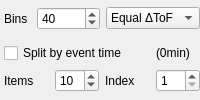
         <widget class="QWidget" name="eventModeEntries" native="true">
          <layout class="QVBoxLayout" name="verticalLayout">
           <property name="margin">
            <number>0</number>
           </property>
           <item>
            <layout class="QHBoxLayout" name="horizontalLayout_10">
             <property name="leftMargin">
              <number>4</number>
             </property>
             <item>
              <widget class="QLabel" name="label_27">
               <property name="sizePolicy">
                <sizepolicy hsizetype="Fixed" vsizetype="Preferred">
                 <horstretch>0</horstretch>
                 <verstretch>0</verstretch>
                </sizepolicy>
               </property>
               <property name="toolTip">
                <string>The number of bins for the Time of Flight channels</string>
               </property>
               <property name="text">
                <string>Bins </string>
               </property>
              </widget>
             </item>
             <item>
              <widget class="QSpinBox" name="eventTofBins">
               <property name="toolTip">
                <string>The number of bins for the Time of Flight channels</string>
               </property>
               <property name="minimum">
                <number>5</number>
               </property>
               <property name="maximum">
                <number>200</number>
               </property>
               <property name="singleStep">
                <number>5</number>
               </property>
               <property name="value">
                <number>40</number>
               </property>
              </widget>
             </item>
             <item>
              <widget class="QComboBox" name="eventBinMode">
               <property name="toolTip">
                <string>&lt;html&gt;&lt;head/&gt;&lt;body&gt;&lt;p&gt;How to bin the time of flight channels:&lt;/p&gt;&lt;p&gt;  Linear: Equally spaced in ToF&lt;/p&gt;&lt;p&gt;  1/x: Equally spaced in Q&lt;/p&gt;&lt;/body&gt;&lt;/html&gt;</string>
               </property>
               <item>
                <property name="text">
                 <string>Equal ΔToF</string>
                </property>
               </item>
               <item>
                <property name="text">
                 <string>Equal ΔQ</string>
                </property>
               </item>
              </widget>
             </item>
            </layout>
           </item>
           <item>
            <layout class="QGridLayout" name="gridLayout_6">
             <property name="leftMargin">
              <number>4</number>
             </property>
             <item row="2" column="3">
              <widget class="LimitingSpinBox" name="eventSplitIndex">
               <property name="minimum">
                <number>1</number>
               </property>
              </widget>
             </item>
             <item row="2" column="1">
              <widget class="QSpinBox" name="eventSplitItems">
               <property name="minimum">
                <number>2</number>
               </property>
               <property name="singleStep">
                <number>1</number>
               </property>
               <property name="value">
                <number>10</number>
               </property>
              </widget>
             </item>
             <item row="2" column="2">
              <widget class="QLabel" name="label_38">
               <property name="text">
                <string>Index</string>
               </property>
              </widget>
             </item>
             <item row="2" column="0">
              <widget class="QLabel" name="label_39">
               <property name="text">
                <string>Items</string>
               </property>
              </widget>
             </item>
             <item row="0" column="0" colspan="3">
              <widget class="QCheckBox" name="eventSplit">
               <property name="text">
                <string>Split by event time</string>
               </property>
              </widget>
             </item>
             <item row="0" column="3">
              <widget class="QLabel" name="eventTotalTimeLabel">
               <property name="text">
                <string>(0min)</string>
               </property>
              </widget>
             </item>
            </layout>
           </item>
          </layout>
          <zorder></zorder>
         </widget>
